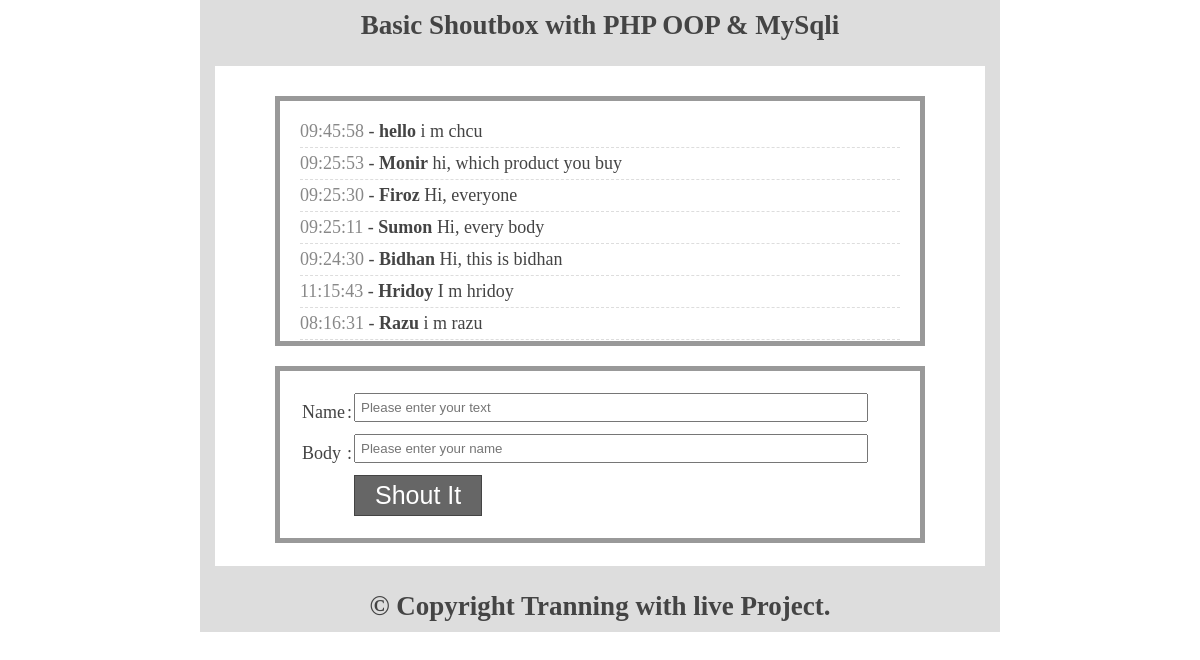
The page / on the database its author committed.
### tables this page shows
CREATE TABLE `tbl_box` (
  `id` int(11) NOT NULL,
  `name` varchar(255) NOT NULL,
  `body` text NOT NULL,
  `time` time NOT NULL
);

### lib/Database.php (called while the page is built, shortened)
<?php
Class Database{
  public $host   = DB_HOST;
  public $user   = DB_USER;
  public $pass   = DB_PASS;
  public $dbname = DB_NAME;
  public $link;
  private function connectDB(){
    $this->link = new mysqli($this->host, $this->user, $this->pass, $this->dbname);
  }
  public function select($query){
    $result = $this->link->query($query) or die($this->link->error.__LINE__);
    if($result->num_rows > 0){
      return $result;
    }else {
      return false;
    }
  }
}

### Classes/Shout.php (called while the page is built, shortened)
<?php
include_once "/../lib/Database.php";
class Shout{
	private $db;
	public function __construct(){
		$this->db = new Database();
	}
	public function getAllData(){
		$query = "SELECT * FROM tbl_box ORDER BY id DESC";
		$result = $this->db->select($query);
		return $result;
	}
}

### index.php (the view, shortened to what this page needs)
<?php
include_once "/Classes/Shout.php";
	$shout = new Shout();
?>
<!DOCTYPE html>
<html lang="en">
<head>
	<link rel="stylesheet" href="style.css">
</head>
<body>
	<div class="wrapper clr">
	<header class="headsection clr">
		<h2>Basic Shoutbox with PHP OOP & MySqli </h2>
	</header>
		<section class="content clr">
			<div class="box">
				<ul>
				<?php
					$getData = $shout->getAllData();
					if($getData){
						while ($data = $getData->fetch_assoc()) {
				?>
					<li><span><?php echo $data['time']; ?></span> - <b><?php echo $data['name']; ?></b> <?php echo $data['body']; ?></li>
				<?php } } ?>
				</ul>
			</div>
			<div class="shoutform clr">
				<form action="" method="POST">
					<table>
						<tr>
							<td>Name </td>
							<td>:</td>
							<td><input type="text" name="name" required="required" placeholder="Please enter your text"></td>
						</tr>
						<tr>
							<td>Body </td>
							<td>:</td>
							<td><input type="text" name="body" required="required" placeholder="Please enter your name"></td>
						</tr>
						<tr>
							<td></td>
							<td></td>
							<td><input type="submit" value="Shout It"></td>
						</tr>
					</table>
				</form>
			</div>
		</section>
		<footer class="footsection clr">
			<h2>
				&copy; Copyright Tranning with live Project.
			</h2>
		</footer>
	</div>
</body>
</html>

### style.css (style rules this page uses)
* { margin:0;padding: 0;outline: 0; }
body { font-family: verdana;font-size:18px;color:#444; }
.wrapper { width: 800px;margin:0 auto; }
.clr { overflow: hidden; }
.headsection, .footsection { background: #ddd;padding:10px;text-align: center; }
.content { border: 15px solid #ddd;min-height: 500px; }
.box { border: 5px solid #999;margin: 30px auto 0;padding: 20px;width:600px;height: 200px;overflow: scroll; }
.box ul { margin:0;padding:0;list-style:none; }
.box ul li { display: block;border-bottom: 1px dashed #ddd;margin-bottom: 5px;padding-bottom: 5px; }
.box span { color: #888; }
.shoutform { border: 5px solid #999;margin: 20px auto 10px;padding: 20px;width:600px; }
input[type="text"] { padding:5px;width: 500px;margin-bottom: 10px; }
input[type="submit"] { background: #666;border:1px solid #444;color:#fff;cursor: pointer;font-size: 25px;padding:5px 20px; }

### rows shown on the page
tbl_box: time "09:45:58", name "hello", body "i m chcu"
tbl_box: time "09:25:53", name "Monir", body "hi, which product you buy"
tbl_box: time "09:25:30", name "Firoz", body "Hi, everyone"
tbl_box: time "09:25:11", name "Sumon", body "Hi, every body"
tbl_box: time "09:24:30", name "Bidhan", body "Hi, this is bidhan"
tbl_box: time "11:15:43", name "Hridoy", body "I m hridoy"
tbl_box: time "08:16:31", name "Razu", body "i m razu"
